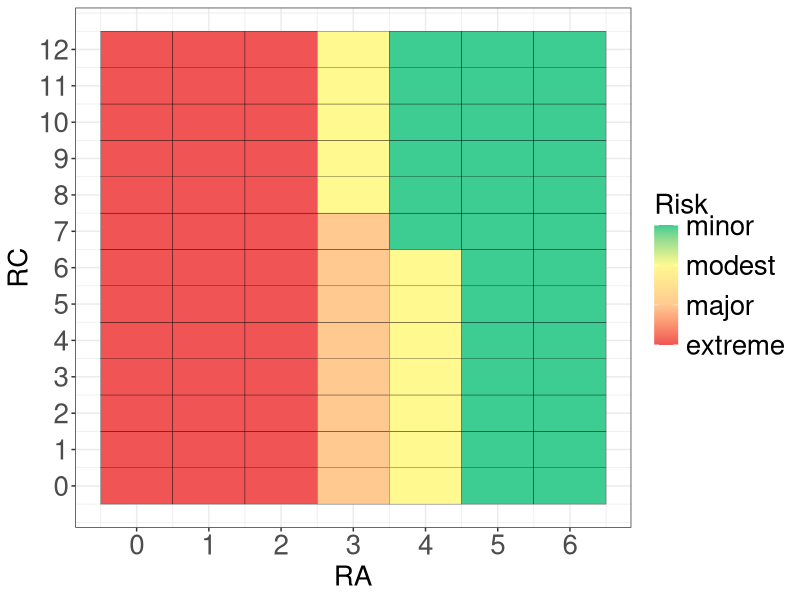

This chart was generated by the following R code:
library("dplyr")
library("ggplot2")

ac_rc <- function(data_initial){
  data <- data_initial[-1, ]
  
  for(ra in 0:data_initial$RA){
    data_new <- data_initial
    for(rc in 0:data_initial$RC){
      data_new$RA <- ra
      data_new$RC <- rc
      if(ra+rc>=0){
        data <- rbind(data, data_new)
      }  
    }  
  }
  
  data
}

data_initial <- data.frame("SRC"="A", "RA"=6, "RC"=12, "RC_Available"=0.5, "T2"=30, "T3"=60)

supply <- data_initial %>% 
  ac_rc() %>%
  mutate("T0A"=RA*1.0, "T2A"=RA+RC*RC_Available*0.2, "T3A"=RA+RC*RC_Available)

demand <- read.csv("early_demand.csv", stringsAsFactors=FALSE)

data_fill <- left_join(supply, demand, by="SRC") %>%
  mutate("available"=case_when(Day<T2 ~ T0A, Day<T3 ~ T2A, Day>=T3 ~ T3A)) %>%
  mutate("fill"=ifelse(available>Demand, Demand, available)) %>%
  filter(Day<=T3) %>%
  group_by(SRC, RA, RC) %>%
  summarize(fill=sum(fill), Demand=sum(Demand), fill_rate=fill/Demand) %>%
  mutate("Risk"=case_when(fill_rate>=0.90 ~ 4,
                          fill_rate>=0.80 ~ 3,
                          fill_rate>=0.70 ~ 2,
                          fill_rate>=0 ~ 1))


ggplot(data_fill, aes(RA, RC, fill=Risk)) + 
  geom_tile(color="black") +
  scale_fill_gradientn(colors=c("#F05454", "#FFC990", "#FFF990", "#3DCC91"),
                       labels=c("extreme", "major", "modest", "minor")) +
  scale_x_continuous(breaks=seq(0, 6, by=1)) +
  scale_y_continuous(breaks=seq(0, 12, by=1)) +
  theme_bw() +
  theme(text=element_text(size=20),
        axis.text=element_text(size=20),
        legend.text=element_text(size=20))                       
                       